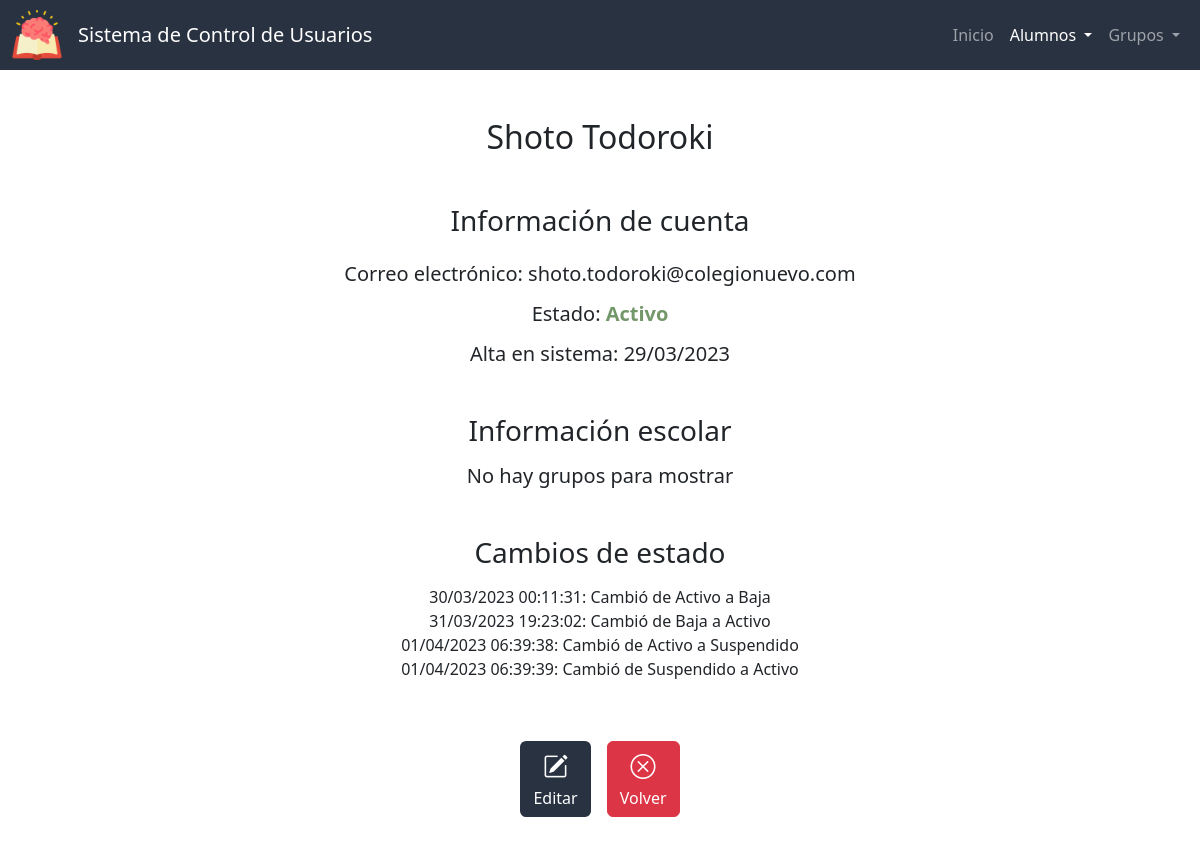
Screenshot of /ver_alumno?id=9 with the database file from the repository.
### app.py (models this page shows, shortened)
class Alumnos(db.Model):
    id = db.Column(db.Integer, primary_key=True)
    nombre = db.Column(db.String(50), nullable=False)
    apellidos = db.Column(db.String(50), nullable=False)
    correo = db.Column(db.String(50), nullable=False, unique=True)
    estado = db.Column(db.Integer, nullable=False, default=0) # 0 - activo, 1 - suspendido, 2 - baja
    fecha_de_creacion = db.Column(db.DateTime, nullable=False, default=datetime.now)

class CambiosEstado(db.Model):
    id = db.Column(db.Integer, primary_key=True)
    id_alumno = db.Column(db.Integer, db.ForeignKey('alumnos.id'), nullable=False)
    fecha = db.Column(db.DateTime, nullable=False, default=datetime.utcnow)
    estado_anterior = db.Column(db.Integer, nullable=False)
    estado_nuevo = db.Column(db.Integer, nullable=False)
    def __repr__(self):
        return f'<Alumno: {self.id_alumno} cambió de {self.estado_anterior} a {self.estado_nuevo} el día {self.fecha}>'

### app.py (the view)
@app.route('/ver_alumno')
def ver_alumno():
    id_alumno = request.args.get("id")
    alumno = db.session.query(Alumnos).filter_by(id=id_alumno).first()
    cambios = db.session.query(CambiosEstado).filter_by(id_alumno=id_alumno).all()
    id_grupo = db.session.query(alumnos_por_grupo.c.id_grupo).filter_by(id_alumno=alumno.id).first()
    if id_grupo:
        id_grupo = id_grupo[0]
        grupo_actual = db.session.query(Grupos).filter_by(id=id_grupo).first()
    else:
        grupo_actual = None
    estado = ESTADOSV[alumno.estado]
    print(cambios)
    return render_template("ver_alumno.html", ver=True, active="Alumno", grupo_actual=grupo_actual, alumno=alumno, estado=estado, colores=COLORES, cambios=cambios, estados=ESTADOSV)

### templates/ver_alumno.html (shortened to what this page needs)
{% extends "layout.html" %}
{% block main %}
    <h2 class="mb-5">{{ alumno.nombre }} {{ alumno.apellidos }}</h2>
    <h3 class="mb-4">Información de cuenta</h3>
    <h5 class="mb-3">Correo electrónico: {{ alumno.correo }}</h5>
    <h5 class="mb-3">Estado: <span style="color:{{ colores[estado] }}; font-weight: bold;">{{ estado }}</span></h5>
    <h5 class="mb-5">Alta en sistema: {{ alumno.fecha_de_creacion.strftime('%d/%m/%Y') }}</h5>
    <h3 class="mb-3">Información escolar</h3>
    <h5 class="mb-5">{% if grupo_actual %} Grupo: {% else %} No hay grupos para mostrar {% endif %}
    </h5>
    {% if cambios %}
        <h3 class="mb-3">Cambios de estado</h3>
        <div class="mb-5" id="log">
            {% for cambio in cambios %}
                {{ cambio.fecha.strftime('%d/%m/%Y %H:%M:%S') }}: Cambió de {{ estados[cambio.estado_anterior] }} a {{ estados[cambio.estado_nuevo] }} <br>
            {% endfor %}
        </div>
    {% endif %}
    <div class="p-2 btn-group">
        <form action="/editar_alumno">
            <button type="submit" class="btn-bi btn color-primario mx-2" title="Editar"><i class="bi bi-pencil-square"></i><div>Editar</div></button>
        </form>
        <form action="/lista_alumnos">
            <button type="submit" class="btn-big btn btn-danger mx-2" title="Volver"><i class="bi bi-x-circle"></i><div>Volver</div></button>
        </form>
    </div>
{% endblock %}

### static/styles.css (style rules this page uses)
:root { --color-primario: #293241; --color-primario-active: #3b4f69; --color-primario-hover: #334458; --letra-primario: white; --letra-primario-inactive: #9A9EA5; --letra-primario-hover: #C9CBCF; --verde: #729869; --verde-active: #588559; --amarillo: #D69900; --amarillo-active: #b17900; --color-ver: #3D5A80; --color-ver-active: #5281a7; }
.color-primario { background-color: var(--color-primario); color: var(--letra-primario); }
.btn.edit, .btn-big { margin: 0 5px; transition: transform 0.2s ease-in-out; }
.bi { font-size: 25px; color: var(--letra-primario); }
#log { max-height: 100px; overflow: auto; max-width: 500px; justify-content: center; margin: auto; }

### rows the page displays
Alumnos: nombre "Shoto", apellidos "Todoroki", correo "shoto.todoroki@colegionuevo.com", fecha_de_creacion "29/03/2023"
CambiosEstado: fecha "30/03/2023 00:11:31", estado_anterior "Activo", estado_nuevo "Baja"
CambiosEstado: fecha "31/03/2023 19:23:02", estado_anterior "Baja", estado_nuevo "Activo"
CambiosEstado: fecha "01/04/2023 06:39:38", estado_anterior "Activo", estado_nuevo "Suspendido"
CambiosEstado: fecha "01/04/2023 06:39:39", estado_anterior "Suspendido", estado_nuevo "Activo"

### other values shown
{{ estado }} "Activo"
